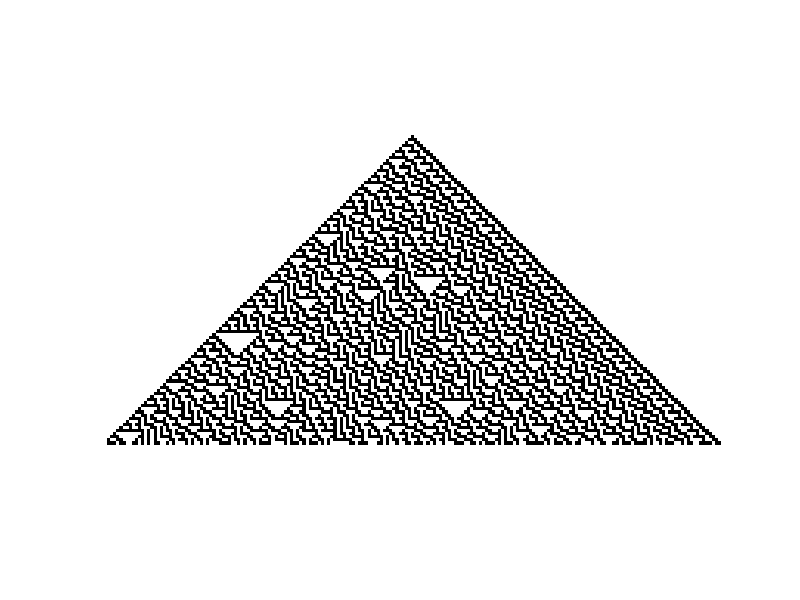

MATLAB code for this plot:
% 1 dimensional cellular automaton simulation with adjustable rule
clear all;
setenv('GNUTERM','X11');

% constants
rows = 100; % generations to simulate
cols = 2*rows; % width of the automaton
rule = 86; % rules of the automaton

% initialize variables
rc = 1; % row counter
matrix = zeros(1,cols); % output matrix
matrix(round(cols/2)) = 1;

% compute all generations
while rc != rows
	lastrow = matrix(rc,:); % the state of the current generation
	newrow = zeros(1,cols);
	for i = 2:cols-1	% set new row equal to a bit of the rule given the state of its neighbourhood in the current generation
		newrow(i) = bitand(bitshift(rule, -(4*lastrow(i-1)+2*lastrow(i)+lastrow(i+1))), 1);
	endfor
	matrix = [matrix; newrow];	% add newly computed generation to the output
	rc = rc + 1;	% increment row counter
endwhile

% map numbers to colors
map = [1,1,1;0,0,0];
colormap(map);

% display output
image(matrix+1);
axis equal;
axis off;
